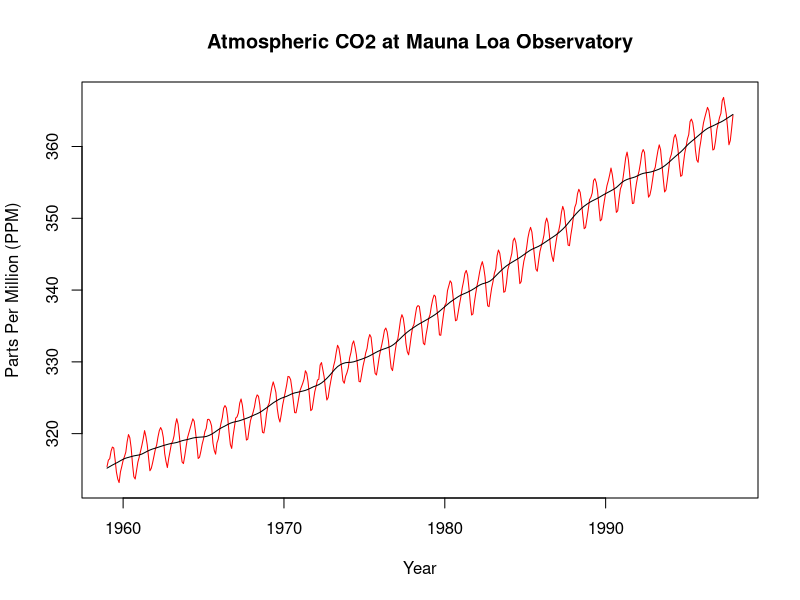

Reproduce this figure in R.
## ---- chunk 1
# Load the data
data(co2)
options(repr.plot.width=12, repr.plot.height=4, repr.plot.res = 125)

# Break down the data
co2.decomp <- stl(co2, 'periodic')

# Plot the data
options(repr.plot.width=12, repr.plot.height=10, repr.plot.res = 125)
plot(co2, main='Atmospheric CO2 at Mauna Loa Observatory', 
     xlab='Year', ylab='Parts Per Million (PPM)', col='red')
lines(co2.decomp$time.series[,'trend'])
